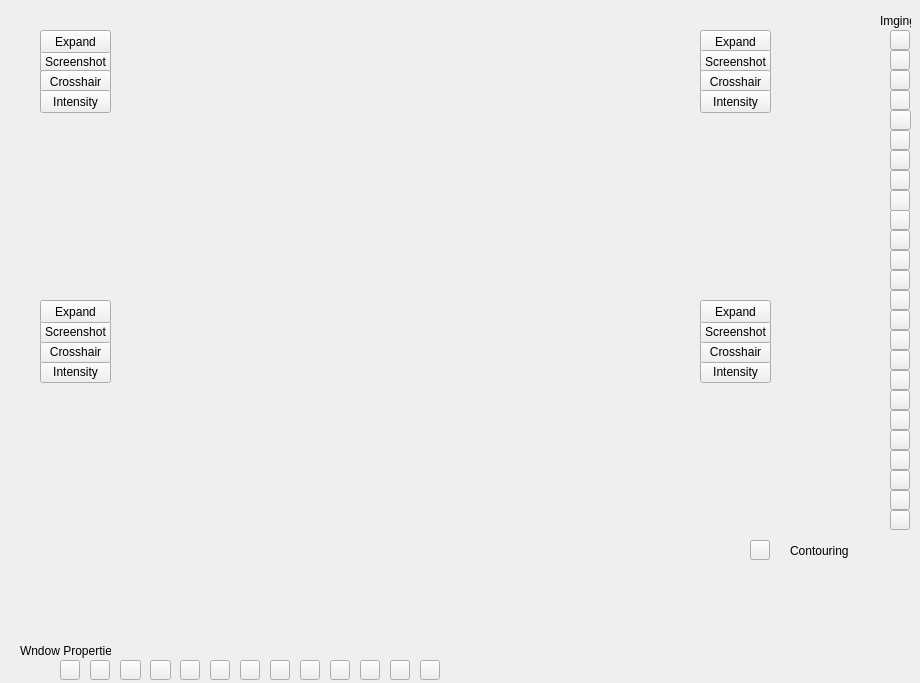
<?xml version="1.0" encoding="UTF-8"?>
<ui version="4.0">
 <class>milxImageViewer2</class>
 <widget class="QMainWindow" name="milxImageViewer2">
  <property name="geometry">
   <rect>
    <x>0</x>
    <y>0</y>
    <width>920</width>
    <height>683</height>
   </rect>
  </property>
  <property name="windowTitle">
   <string>milxImageViewer2</string>
  </property>
  <property name="toolTip">
   <string/>
  </property>
  <property name="iconSize">
   <size>
    <width>22</width>
    <height>22</height>
   </size>
  </property>
  <widget class="QWidget" name="centralwidget">
   <widget class="QWidget" name="gridLayoutWidget">
    <property name="geometry">
     <rect>
      <x>110</x>
      <y>30</y>
      <width>591</width>
      <height>531</height>
     </rect>
    </property>
    <layout class="QGridLayout" name="gridLayout_2">
     <item row="1" column="0">
      <widget class="QVTKWidget" name="view2"/>
     </item>
     <item row="1" column="1">
      <widget class="QVTKWidget" name="view3"/>
     </item>
     <item row="0" column="0">
      <widget class="QVTKWidget" name="view1"/>
     </item>
    </layout>
   </widget>
   <widget class="QPushButton" name="pushButton">
    <property name="geometry">
     <rect>
      <x>890</x>
      <y>30</y>
      <width>20</width>
      <height>20</height>
     </rect>
    </property>
    <property name="toolTip">
     <string>Compare</string>
    </property>
    <property name="styleSheet">
     <string notr="true">border-image: url(:/Icons/help.png);</string>
    </property>
    <property name="text">
     <string/>
    </property>
   </widget>
   <widget class="QPushButton" name="pushButton_2">
    <property name="geometry">
     <rect>
      <x>890</x>
      <y>50</y>
      <width>20</width>
      <height>20</height>
     </rect>
    </property>
    <property name="toolTip">
     <string>Link All Windows</string>
    </property>
    <property name="styleSheet">
     <string notr="true">border-image: url(:/Icons/help.png);</string>
    </property>
    <property name="text">
     <string/>
    </property>
   </widget>
   <widget class="QPushButton" name="pushButton_3">
    <property name="geometry">
     <rect>
      <x>890</x>
      <y>70</y>
      <width>20</width>
      <height>20</height>
     </rect>
    </property>
    <property name="toolTip">
     <string>Switch Window to</string>
    </property>
    <property name="statusTip">
     <string/>
    </property>
    <property name="styleSheet">
     <string notr="true">border-image: url(:/Icons/help.png);</string>
    </property>
    <property name="text">
     <string/>
    </property>
   </widget>
   <widget class="QPushButton" name="pushButton_4">
    <property name="geometry">
     <rect>
      <x>890</x>
      <y>90</y>
      <width>20</width>
      <height>20</height>
     </rect>
    </property>
    <property name="toolTip">
     <string>Import View From</string>
    </property>
    <property name="statusTip">
     <string/>
    </property>
    <property name="styleSheet">
     <string notr="true">
border-image: url(:/Icons/help.png);</string>
    </property>
    <property name="text">
     <string/>
    </property>
   </widget>
   <widget class="QPushButton" name="pushButton_19">
    <property name="geometry">
     <rect>
      <x>700</x>
      <y>30</y>
      <width>71</width>
      <height>23</height>
     </rect>
    </property>
    <property name="styleSheet">
     <string notr="true"/>
    </property>
    <property name="text">
     <string>Expand</string>
    </property>
   </widget>
   <widget class="QVTKWidget" name="view4">
    <property name="geometry">
     <rect>
      <x>410</x>
      <y>30</y>
      <width>291</width>
      <height>262</height>
     </rect>
    </property>
   </widget>
   <widget class="QPushButton" name="pushButton_20">
    <property name="geometry">
     <rect>
      <x>700</x>
      <y>50</y>
      <width>71</width>
      <height>23</height>
     </rect>
    </property>
    <property name="text">
     <string>Screenshot</string>
    </property>
   </widget>
   <widget class="QPushButton" name="pushButton_21">
    <property name="geometry">
     <rect>
      <x>700</x>
      <y>70</y>
      <width>71</width>
      <height>23</height>
     </rect>
    </property>
    <property name="text">
     <string>Crosshair</string>
    </property>
   </widget>
   <widget class="QPushButton" name="pushButton_22">
    <property name="geometry">
     <rect>
      <x>700</x>
      <y>90</y>
      <width>71</width>
      <height>23</height>
     </rect>
    </property>
    <property name="text">
     <string>Intensity</string>
    </property>
   </widget>
   <widget class="QPushButton" name="pushButton_23">
    <property name="geometry">
     <rect>
      <x>700</x>
      <y>360</y>
      <width>71</width>
      <height>23</height>
     </rect>
    </property>
    <property name="text">
     <string>Intensity</string>
    </property>
   </widget>
   <widget class="QPushButton" name="pushButton_24">
    <property name="geometry">
     <rect>
      <x>700</x>
      <y>340</y>
      <width>71</width>
      <height>23</height>
     </rect>
    </property>
    <property name="text">
     <string>Crosshair</string>
    </property>
   </widget>
   <widget class="QPushButton" name="pushButton_25">
    <property name="geometry">
     <rect>
      <x>700</x>
      <y>320</y>
      <width>71</width>
      <height>23</height>
     </rect>
    </property>
    <property name="text">
     <string>Screenshot</string>
    </property>
   </widget>
   <widget class="QPushButton" name="pushButton_26">
    <property name="geometry">
     <rect>
      <x>700</x>
      <y>300</y>
      <width>71</width>
      <height>23</height>
     </rect>
    </property>
    <property name="text">
     <string>Expand</string>
    </property>
   </widget>
   <widget class="QPushButton" name="pushButton_27">
    <property name="geometry">
     <rect>
      <x>40</x>
      <y>50</y>
      <width>71</width>
      <height>23</height>
     </rect>
    </property>
    <property name="text">
     <string>Screenshot</string>
    </property>
   </widget>
   <widget class="QPushButton" name="pushButton_28">
    <property name="geometry">
     <rect>
      <x>40</x>
      <y>70</y>
      <width>71</width>
      <height>23</height>
     </rect>
    </property>
    <property name="text">
     <string>Crosshair</string>
    </property>
   </widget>
   <widget class="QPushButton" name="pushButton_29">
    <property name="geometry">
     <rect>
      <x>40</x>
      <y>30</y>
      <width>71</width>
      <height>23</height>
     </rect>
    </property>
    <property name="text">
     <string>Expand</string>
    </property>
   </widget>
   <widget class="QPushButton" name="pushButton_30">
    <property name="geometry">
     <rect>
      <x>40</x>
      <y>90</y>
      <width>71</width>
      <height>23</height>
     </rect>
    </property>
    <property name="text">
     <string>Intensity</string>
    </property>
   </widget>
   <widget class="QPushButton" name="pushButton_31">
    <property name="geometry">
     <rect>
      <x>40</x>
      <y>360</y>
      <width>71</width>
      <height>23</height>
     </rect>
    </property>
    <property name="text">
     <string>Intensity</string>
    </property>
   </widget>
   <widget class="QPushButton" name="pushButton_32">
    <property name="geometry">
     <rect>
      <x>40</x>
      <y>340</y>
      <width>71</width>
      <height>23</height>
     </rect>
    </property>
    <property name="text">
     <string>Crosshair</string>
    </property>
   </widget>
   <widget class="QPushButton" name="pushButton_33">
    <property name="geometry">
     <rect>
      <x>40</x>
      <y>320</y>
      <width>71</width>
      <height>23</height>
     </rect>
    </property>
    <property name="text">
     <string>Screenshot</string>
    </property>
   </widget>
   <widget class="QPushButton" name="pushButton_34">
    <property name="geometry">
     <rect>
      <x>40</x>
      <y>300</y>
      <width>71</width>
      <height>23</height>
     </rect>
    </property>
    <property name="text">
     <string>Expand</string>
    </property>
   </widget>
   <widget class="QPushButton" name="pushButton_51">
    <property name="geometry">
     <rect>
      <x>890</x>
      <y>110</y>
      <width>21</width>
      <height>20</height>
     </rect>
    </property>
    <property name="toolTip">
     <string>Operations</string>
    </property>
    <property name="statusTip">
     <string/>
    </property>
    <property name="styleSheet">
     <string notr="true">
border-image: url(:/Icons/help.png);</string>
    </property>
    <property name="text">
     <string/>
    </property>
   </widget>
   <widget class="QPushButton" name="pushButton_52">
    <property name="geometry">
     <rect>
      <x>890</x>
      <y>130</y>
      <width>20</width>
      <height>20</height>
     </rect>
    </property>
    <property name="toolTip">
     <string>Thresholds</string>
    </property>
    <property name="statusTip">
     <string/>
    </property>
    <property name="styleSheet">
     <string notr="true">
border-image: url(:/Icons/help.png);</string>
    </property>
    <property name="text">
     <string/>
    </property>
   </widget>
   <widget class="QPushButton" name="pushButton_53">
    <property name="geometry">
     <rect>
      <x>890</x>
      <y>150</y>
      <width>20</width>
      <height>20</height>
     </rect>
    </property>
    <property name="toolTip">
     <string>Transforms</string>
    </property>
    <property name="statusTip">
     <string/>
    </property>
    <property name="styleSheet">
     <string notr="true">
border-image: url(:/Icons/help.png);</string>
    </property>
    <property name="text">
     <string/>
    </property>
   </widget>
   <widget class="QPushButton" name="pushButton_54">
    <property name="geometry">
     <rect>
      <x>890</x>
      <y>170</y>
      <width>20</width>
      <height>20</height>
     </rect>
    </property>
    <property name="toolTip">
     <string>Complex/Vector/4D Imaging</string>
    </property>
    <property name="statusTip">
     <string/>
    </property>
    <property name="styleSheet">
     <string notr="true">
border-image: url(:/Icons/help.png);</string>
    </property>
    <property name="text">
     <string/>
    </property>
   </widget>
   <widget class="QPushButton" name="pushButton_55">
    <property name="geometry">
     <rect>
      <x>890</x>
      <y>190</y>
      <width>20</width>
      <height>21</height>
     </rect>
    </property>
    <property name="toolTip">
     <string>View</string>
    </property>
    <property name="statusTip">
     <string/>
    </property>
    <property name="styleSheet">
     <string notr="true">
border-image: url(:/Icons/help.png);</string>
    </property>
    <property name="text">
     <string/>
    </property>
   </widget>
   <widget class="QPushButton" name="pushButton_56">
    <property name="geometry">
     <rect>
      <x>890</x>
      <y>210</y>
      <width>20</width>
      <height>20</height>
     </rect>
    </property>
    <property name="toolTip">
     <string>Color Maps</string>
    </property>
    <property name="statusTip">
     <string/>
    </property>
    <property name="styleSheet">
     <string notr="true">
border-image: url(:/Icons/help.png);</string>
    </property>
    <property name="text">
     <string/>
    </property>
   </widget>
   <widget class="QPushButton" name="pushButton_57">
    <property name="geometry">
     <rect>
      <x>890</x>
      <y>230</y>
      <width>20</width>
      <height>20</height>
     </rect>
    </property>
    <property name="toolTip">
     <string>Auto-Level Display</string>
    </property>
    <property name="statusTip">
     <string/>
    </property>
    <property name="styleSheet">
     <string notr="true">
border-image: url(:/Icons/help.png);</string>
    </property>
    <property name="text">
     <string/>
    </property>
   </widget>
   <widget class="QPushButton" name="pushButton_58">
    <property name="geometry">
     <rect>
      <x>890</x>
      <y>270</y>
      <width>20</width>
      <height>20</height>
     </rect>
    </property>
    <property name="toolTip">
     <string>Overlay Labelled image as contour from</string>
    </property>
    <property name="styleSheet">
     <string notr="true">border-image: url(:/Icons/help.png);</string>
    </property>
    <property name="text">
     <string/>
    </property>
   </widget>
   <widget class="QPushButton" name="pushButton_59">
    <property name="geometry">
     <rect>
      <x>890</x>
      <y>290</y>
      <width>20</width>
      <height>20</height>
     </rect>
    </property>
    <property name="toolTip">
     <string>Blend image with</string>
    </property>
    <property name="styleSheet">
     <string notr="true">border-image: url(:/Icons/help.png);</string>
    </property>
    <property name="text">
     <string/>
    </property>
   </widget>
   <widget class="QPushButton" name="pushButton_60">
    <property name="geometry">
     <rect>
      <x>890</x>
      <y>350</y>
      <width>20</width>
      <height>20</height>
     </rect>
    </property>
    <property name="toolTip">
     <string>Display Histogram</string>
    </property>
    <property name="styleSheet">
     <string notr="true">border-image: url(:/Icons/help.png);</string>
    </property>
    <property name="text">
     <string/>
    </property>
   </widget>
   <widget class="QPushButton" name="pushButton_61">
    <property name="geometry">
     <rect>
      <x>890</x>
      <y>370</y>
      <width>20</width>
      <height>20</height>
     </rect>
    </property>
    <property name="toolTip">
     <string>Display Slice Surface Plot</string>
    </property>
    <property name="styleSheet">
     <string notr="true">border-image: url(:/Icons/help.png);</string>
    </property>
    <property name="text">
     <string/>
    </property>
   </widget>
   <widget class="QPushButton" name="pushButton_62">
    <property name="geometry">
     <rect>
      <x>890</x>
      <y>250</y>
      <width>20</width>
      <height>20</height>
     </rect>
    </property>
    <property name="toolTip">
     <string> Overlay Labelled image from</string>
    </property>
    <property name="styleSheet">
     <string notr="true">border-image: url(:/Icons/help.png);</string>
    </property>
    <property name="text">
     <string/>
    </property>
   </widget>
   <widget class="QPushButton" name="pushButton_63">
    <property name="geometry">
     <rect>
      <x>890</x>
      <y>310</y>
      <width>20</width>
      <height>20</height>
     </rect>
    </property>
    <property name="toolTip">
     <string>Compare as Checkboard to</string>
    </property>
    <property name="styleSheet">
     <string notr="true">border-image: url(:/Icons/help.png);</string>
    </property>
    <property name="text">
     <string/>
    </property>
   </widget>
   <widget class="QPushButton" name="pushButton_64">
    <property name="geometry">
     <rect>
      <x>890</x>
      <y>330</y>
      <width>20</width>
      <height>20</height>
     </rect>
    </property>
    <property name="toolTip">
     <string>Display as Volume Rendering</string>
    </property>
    <property name="styleSheet">
     <string notr="true">border-image: url(:/Icons/help.png);</string>
    </property>
    <property name="text">
     <string/>
    </property>
   </widget>
   <widget class="QPushButton" name="pushButton_65">
    <property name="geometry">
     <rect>
      <x>890</x>
      <y>390</y>
      <width>20</width>
      <height>20</height>
     </rect>
    </property>
    <property name="toolTip">
     <string>Display Iso-surface</string>
    </property>
    <property name="styleSheet">
     <string notr="true">border-image: url(:/Icons/help.png);</string>
    </property>
    <property name="text">
     <string/>
    </property>
   </widget>
   <widget class="QPushButton" name="pushButton_66">
    <property name="geometry">
     <rect>
      <x>890</x>
      <y>430</y>
      <width>20</width>
      <height>20</height>
     </rect>
    </property>
    <property name="toolTip">
     <string>Interpolation</string>
    </property>
    <property name="styleSheet">
     <string notr="true">border-image: url(:/Icons/help.png);</string>
    </property>
    <property name="text">
     <string/>
    </property>
   </widget>
   <widget class="QPushButton" name="pushButton_67">
    <property name="geometry">
     <rect>
      <x>890</x>
      <y>410</y>
      <width>20</width>
      <height>20</height>
     </rect>
    </property>
    <property name="toolTip">
     <string>Image Information</string>
    </property>
    <property name="styleSheet">
     <string notr="true">border-image: url(:/Icons/help.png);</string>
    </property>
    <property name="text">
     <string/>
    </property>
   </widget>
   <widget class="QPushButton" name="pushButton_68">
    <property name="geometry">
     <rect>
      <x>890</x>
      <y>450</y>
      <width>20</width>
      <height>20</height>
     </rect>
    </property>
    <property name="toolTip">
     <string>Apply Orientation</string>
    </property>
    <property name="styleSheet">
     <string notr="true">border-image: url(:/Icons/help.png);</string>
    </property>
    <property name="text">
     <string/>
    </property>
   </widget>
   <widget class="QPushButton" name="pushButton_69">
    <property name="geometry">
     <rect>
      <x>890</x>
      <y>470</y>
      <width>20</width>
      <height>20</height>
     </rect>
    </property>
    <property name="toolTip">
     <string>Show Cursor</string>
    </property>
    <property name="styleSheet">
     <string notr="true">border-image: url(:/Icons/help.png);</string>
    </property>
    <property name="text">
     <string/>
    </property>
   </widget>
   <widget class="QPushButton" name="pushButton_70">
    <property name="geometry">
     <rect>
      <x>890</x>
      <y>490</y>
      <width>20</width>
      <height>20</height>
     </rect>
    </property>
    <property name="toolTip">
     <string>Show Human Orientation</string>
    </property>
    <property name="styleSheet">
     <string notr="true">border-image: url(:/Icons/help.png);</string>
    </property>
    <property name="text">
     <string/>
    </property>
   </widget>
   <widget class="QPushButton" name="pushButton_36">
    <property name="geometry">
     <rect>
      <x>890</x>
      <y>510</y>
      <width>20</width>
      <height>20</height>
     </rect>
    </property>
    <property name="toolTip">
     <string>Show Cusor</string>
    </property>
    <property name="styleSheet">
     <string notr="true">border-image: url(:/Icons/help.png);</string>
    </property>
    <property name="text">
     <string/>
    </property>
   </widget>
   <widget class="QPushButton" name="pushButton_37">
    <property name="geometry">
     <rect>
      <x>60</x>
      <y>660</y>
      <width>20</width>
      <height>20</height>
     </rect>
    </property>
    <property name="toolTip">
     <string>Window Properties</string>
    </property>
    <property name="styleSheet">
     <string notr="true">border-image: url(:/Icons/help.png);</string>
    </property>
    <property name="text">
     <string/>
    </property>
   </widget>
   <widget class="QPushButton" name="pushButton_38">
    <property name="geometry">
     <rect>
      <x>90</x>
      <y>660</y>
      <width>20</width>
      <height>20</height>
     </rect>
    </property>
    <property name="toolTip">
     <string>White Background</string>
    </property>
    <property name="styleSheet">
     <string notr="true">border-image: url(:/Icons/help.png);</string>
    </property>
    <property name="text">
     <string/>
    </property>
   </widget>
   <widget class="QPushButton" name="pushButton_39">
    <property name="geometry">
     <rect>
      <x>120</x>
      <y>660</y>
      <width>21</width>
      <height>20</height>
     </rect>
    </property>
    <property name="toolTip">
     <string>Axes</string>
    </property>
    <property name="styleSheet">
     <string notr="true">border-image: url(:/Icons/help.png);</string>
    </property>
    <property name="text">
     <string/>
    </property>
   </widget>
   <widget class="QPushButton" name="pushButton_71">
    <property name="geometry">
     <rect>
      <x>150</x>
      <y>660</y>
      <width>21</width>
      <height>20</height>
     </rect>
    </property>
    <property name="toolTip">
     <string>Two-Sided Lighting</string>
    </property>
    <property name="styleSheet">
     <string notr="true">border-image: url(:/Icons/help.png);</string>
    </property>
    <property name="text">
     <string/>
    </property>
   </widget>
   <widget class="QPushButton" name="pushButton_72">
    <property name="geometry">
     <rect>
      <x>180</x>
      <y>660</y>
      <width>20</width>
      <height>20</height>
     </rect>
    </property>
    <property name="toolTip">
     <string>Draw Line</string>
    </property>
    <property name="styleSheet">
     <string notr="true">border-image: url(:/Icons/help.png);</string>
    </property>
    <property name="text">
     <string/>
    </property>
   </widget>
   <widget class="QPushButton" name="pushButton_73">
    <property name="geometry">
     <rect>
      <x>210</x>
      <y>660</y>
      <width>20</width>
      <height>20</height>
     </rect>
    </property>
    <property name="toolTip">
     <string>Measure Distance</string>
    </property>
    <property name="styleSheet">
     <string notr="true">border-image: url(:/Icons/help.png);</string>
    </property>
    <property name="text">
     <string/>
    </property>
   </widget>
   <widget class="QPushButton" name="pushButton_74">
    <property name="geometry">
     <rect>
      <x>240</x>
      <y>660</y>
      <width>20</width>
      <height>20</height>
     </rect>
    </property>
    <property name="toolTip">
     <string>Measure Cross Distance</string>
    </property>
    <property name="styleSheet">
     <string notr="true">border-image: url(:/Icons/help.png);</string>
    </property>
    <property name="text">
     <string/>
    </property>
   </widget>
   <widget class="QPushButton" name="pushButton_75">
    <property name="geometry">
     <rect>
      <x>270</x>
      <y>660</y>
      <width>20</width>
      <height>20</height>
     </rect>
    </property>
    <property name="toolTip">
     <string>Measure Angle</string>
    </property>
    <property name="styleSheet">
     <string notr="true">border-image: url(:/Icons/help.png);</string>
    </property>
    <property name="text">
     <string/>
    </property>
   </widget>
   <widget class="QPushButton" name="pushButton_76">
    <property name="geometry">
     <rect>
      <x>300</x>
      <y>660</y>
      <width>20</width>
      <height>20</height>
     </rect>
    </property>
    <property name="toolTip">
     <string>Draw Plane</string>
    </property>
    <property name="styleSheet">
     <string notr="true">border-image: url(:/Icons/help.png);</string>
    </property>
    <property name="text">
     <string/>
    </property>
   </widget>
   <widget class="QPushButton" name="pushButton_77">
    <property name="geometry">
     <rect>
      <x>330</x>
      <y>660</y>
      <width>20</width>
      <height>20</height>
     </rect>
    </property>
    <property name="toolTip">
     <string>Draw Box/Cuboid</string>
    </property>
    <property name="styleSheet">
     <string notr="true">border-image: url(:/Icons/help.png);</string>
    </property>
    <property name="text">
     <string/>
    </property>
   </widget>
   <widget class="QPushButton" name="pushButton_78">
    <property name="geometry">
     <rect>
      <x>420</x>
      <y>660</y>
      <width>20</width>
      <height>20</height>
     </rect>
    </property>
    <property name="toolTip">
     <string>Contouring</string>
    </property>
    <property name="styleSheet">
     <string notr="true">border-image: url(:/Icons/help.png);</string>
    </property>
    <property name="text">
     <string/>
    </property>
   </widget>
   <widget class="QPushButton" name="pushButton_79">
    <property name="geometry">
     <rect>
      <x>750</x>
      <y>540</y>
      <width>20</width>
      <height>20</height>
     </rect>
    </property>
    <property name="toolTip">
     <string>Contouring</string>
    </property>
    <property name="styleSheet">
     <string notr="true">border-image: url(:/Icons/help.png);</string>
    </property>
    <property name="text">
     <string/>
    </property>
   </widget>
   <widget class="QPushButton" name="pushButton_81">
    <property name="geometry">
     <rect>
      <x>390</x>
      <y>660</y>
      <width>20</width>
      <height>20</height>
     </rect>
    </property>
    <property name="toolTip">
     <string>Insert Text</string>
    </property>
    <property name="styleSheet">
     <string notr="true">border-image: url(:/Icons/help.png);</string>
    </property>
    <property name="text">
     <string/>
    </property>
   </widget>
   <widget class="QPushButton" name="pushButton_82">
    <property name="geometry">
     <rect>
      <x>360</x>
      <y>660</y>
      <width>20</width>
      <height>20</height>
     </rect>
    </property>
    <property name="toolTip">
     <string>Draw Sphere/Circle</string>
    </property>
    <property name="styleSheet">
     <string notr="true">border-image: url(:/Icons/help.png);</string>
    </property>
    <property name="text">
     <string/>
    </property>
   </widget>
   <widget class="QLabel" name="label">
    <property name="geometry">
     <rect>
      <x>880</x>
      <y>10</y>
      <width>31</width>
      <height>21</height>
     </rect>
    </property>
    <property name="text">
     <string>Imging</string>
    </property>
   </widget>
   <widget class="QLabel" name="label_2">
    <property name="geometry">
     <rect>
      <x>20</x>
      <y>640</y>
      <width>91</width>
      <height>21</height>
     </rect>
    </property>
    <property name="text">
     <string>Wndow Properties</string>
    </property>
   </widget>
   <widget class="QLabel" name="label_3">
    <property name="geometry">
     <rect>
      <x>790</x>
      <y>540</y>
      <width>61</width>
      <height>21</height>
     </rect>
    </property>
    <property name="text">
     <string>Contouring</string>
    </property>
   </widget>
  </widget>
  <action name="actionOpenFile">
   <property name="enabled">
    <bool>true</bool>
   </property>
   <property name="icon">
    <iconset resource="Icons/icons.qrc">
     <normaloff>:/Icons/fileopen.png</normaloff>:/Icons/fileopen.png</iconset>
   </property>
   <property name="text">
    <string>Open File...</string>
   </property>
  </action>
  <action name="actionExit">
   <property name="icon">
    <iconset>
     <normaloff>../../../Users/Jiayu Sun/.designer/backup</normaloff>../../../Users/Jiayu Sun/.designer/backup</iconset>
   </property>
   <property name="text">
    <string>Exit</string>
   </property>
  </action>
  <action name="actionPrint">
   <property name="icon">
    <iconset resource="Icons/icons.qrc">
     <normaloff>:/Icons/print.png</normaloff>:/Icons/print.png</iconset>
   </property>
   <property name="text">
    <string>Print</string>
   </property>
  </action>
  <action name="actionHelp">
   <property name="icon">
    <iconset resource="Icons/icons.qrc">
     <normaloff>:/Icons/help.png</normaloff>:/Icons/help.png</iconset>
   </property>
   <property name="text">
    <string>Help</string>
   </property>
  </action>
  <action name="actionSave">
   <property name="icon">
    <iconset resource="Icons/icons.qrc">
     <normaloff>:/Icons/filesave.png</normaloff>:/Icons/filesave.png</iconset>
   </property>
   <property name="text">
    <string>Save</string>
   </property>
  </action>
 </widget>
 <customwidgets>
  <customwidget>
   <class>QVTKWidget</class>
   <extends>QWidget</extends>
   <header>QVTKWidget.h</header>
  </customwidget>
 </customwidgets>
 <resources>
  <include location="Icons/icons.qrc"/>
  <include location="Icons/icons.qrc"/>
 </resources>
 <connections/>
</ui>
